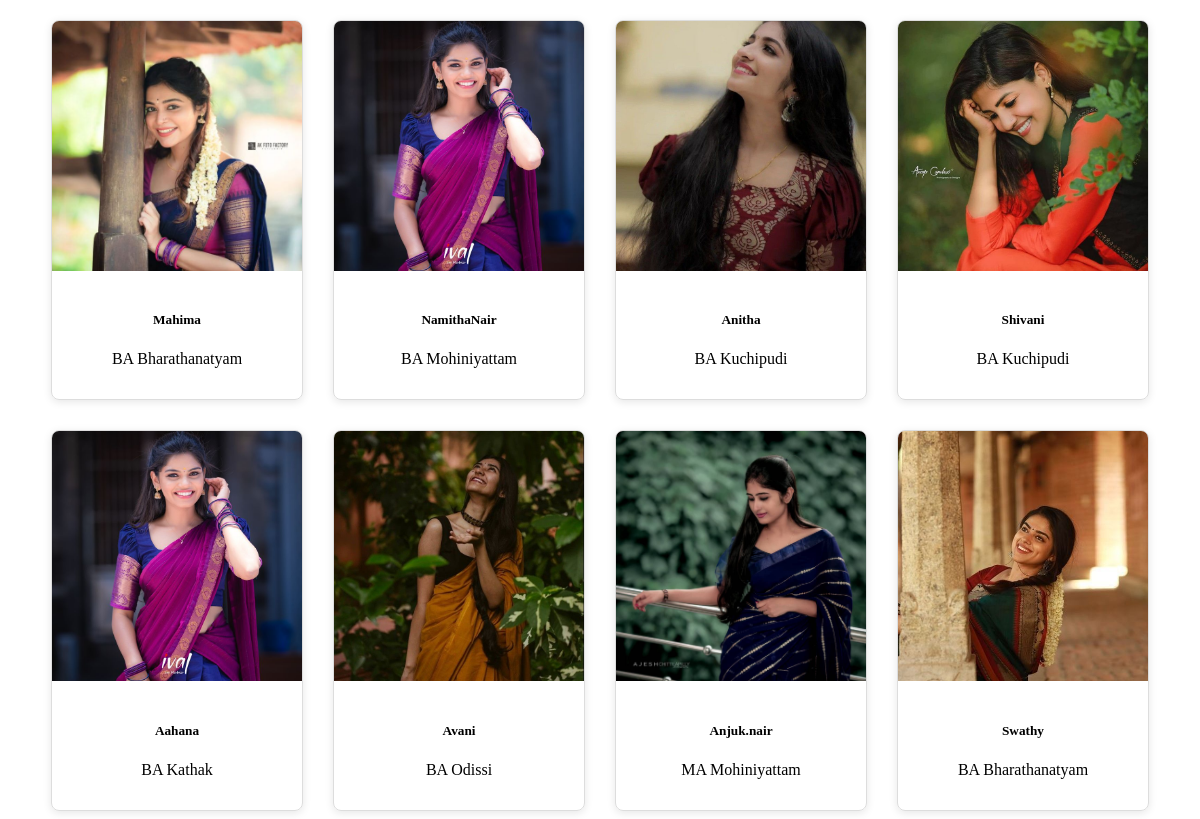
Page /gurus/ on the earlier database version.
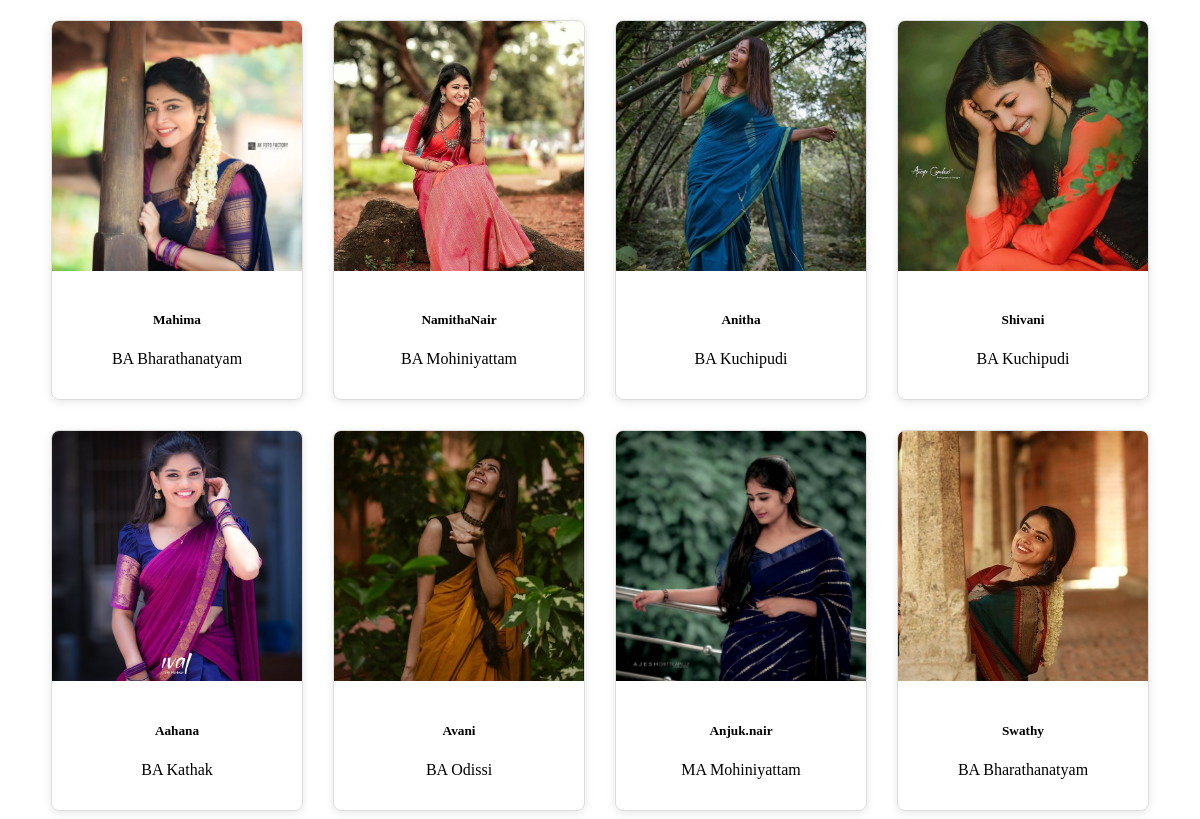
Same page on the later database version.
### dhruvam/models.py (models this page shows, shortened)
class Register(AbstractUser):
    SPECIALIZATIONS = [
        ('Choose your specialization', 'Choose your specialization'),
        ('BA Bharathanatyam','BA Bharathanatyam'),
        ('BA Mohiniyattam','BA Mohiniyattam'),
        ('BA Kuchipudi','BA Kuchipudi'),
        ('BA Kathak','BA Kathak'),
        ('BA Odissi','BA Odissi'),
        ('MA Bharathanatyam','MA Bharathanatyam'),
        ('MA Mohiniyattam','MA Mohiniyattam'),
        ('MA Kuchipudi','MA Kuchipudi'),
        ('MA Kathak','MA Kathak'),
        ('MA Odissi','MA Odissi')
    ]
    usertype = models.IntegerField(default=1)
    is_approved = models.BooleanField(default=False)
    phone = models.CharField(max_length=10)
    image = models.ImageField(upload_to='guru_images/')
    experience = models.TextField()
    dance_style = models.CharField(max_length=100)
    dance_specialization = models.CharField(max_length=100, choices=SPECIALIZATIONS, default='Choose your specialization',)
    profile_information = models.TextField()

### dhruvam/views.py (the view)
# urls.py: path('gurus/', ApprovedGurusView.as_view(), name='gurus'),
class ApprovedGurusView(ListView):
    model = Register
    template_name = 'gurus.html'  # This is your template
    context_object_name = 'approved_gurus'  # This will be used in the template
    def get_queryset(self):
        return Register.objects.filter(is_approved=True)

### dhruvam/templates/gurus.html (shortened to what this page needs)
<!DOCTYPE html>
<html lang="en">
<head>
</head>
<body>
<div class="about-section mb-3">
    <div class="container">
        <div class="guru-container">
            {% for guru in approved_gurus %}
                <div class="guru-card">
                    <a href="{% url 'guru_detail' guru.id %}">
                        {% if guru.image %}
                            <img src="{{ guru.image.url }}" class="guru-image" alt="{{ guru.name }}">
                        {% endif %}
                    </a>
                    <div class="guru-details">
                        <h5>{{ guru.username|capfirst }}</h5>
                        <p>{{ guru.dance_specialization }}</p>
                    </div>
                </div>
            {% endfor %}
        </div>
    </div>
</div>
</body>
</html>

Differences in the rows shown:
changed Register "BA Mohiniyattam": image: a different picture
changed Register "Anitha": image: a different picture
